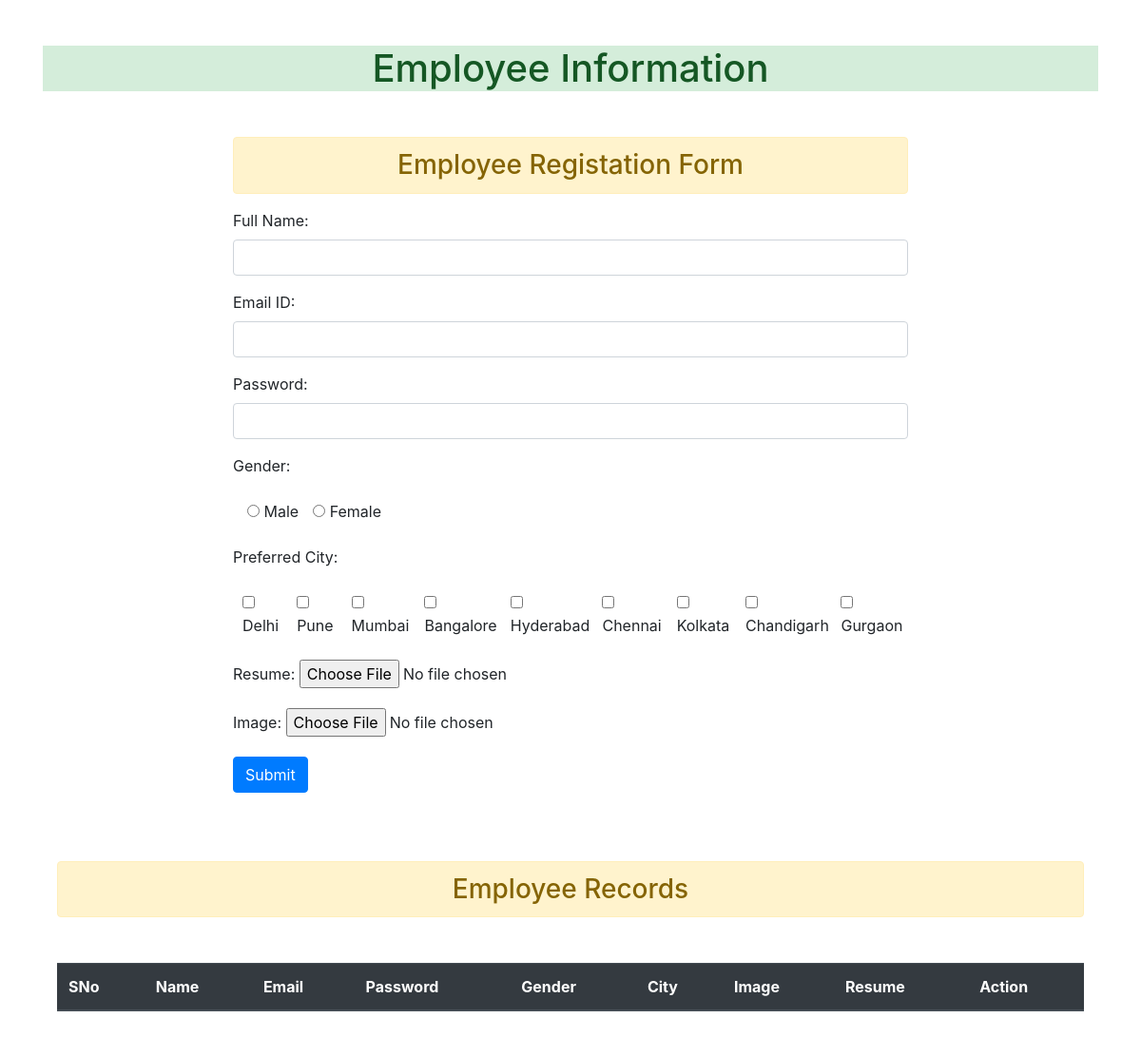
Before: / with the older database file.
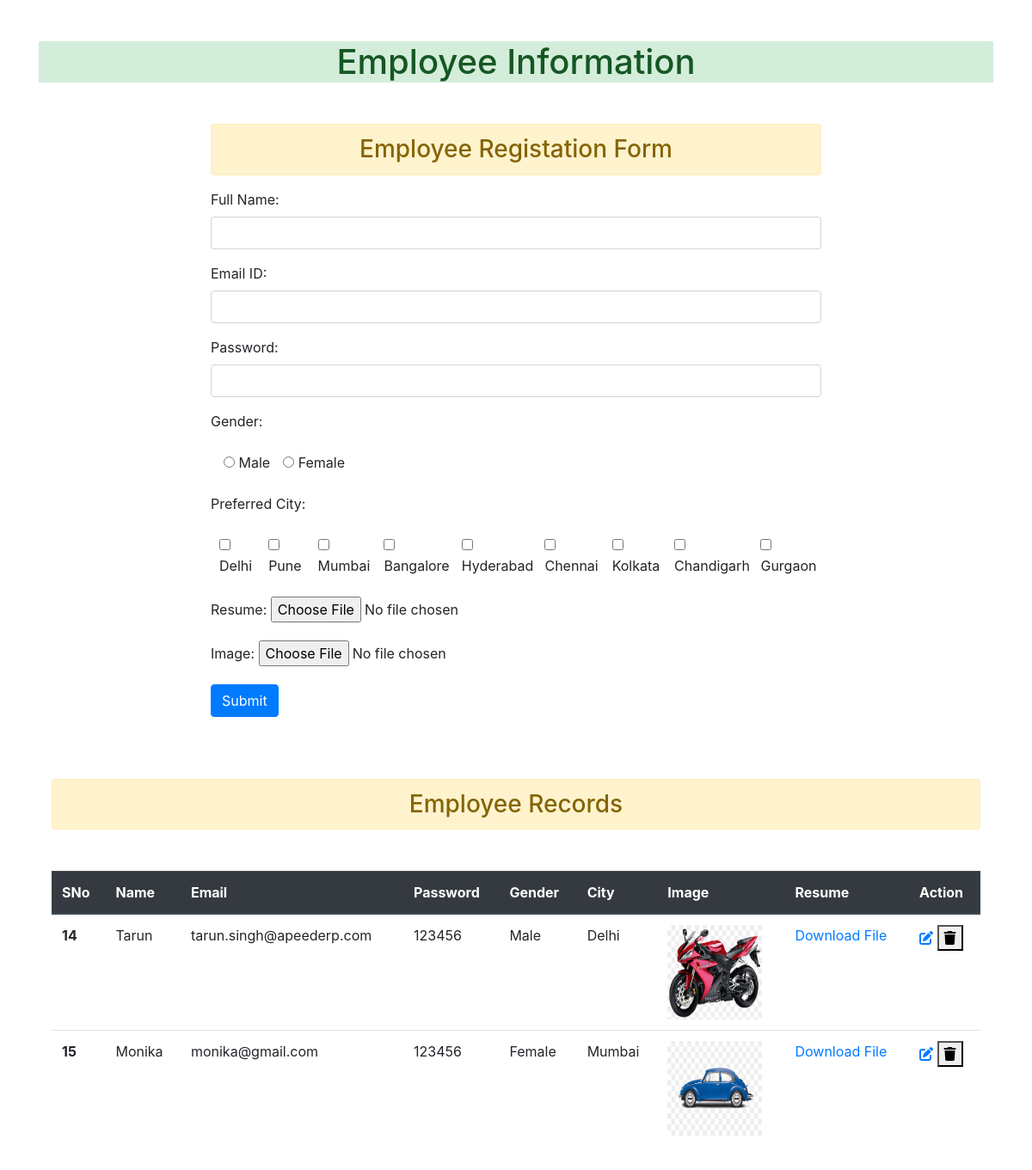
After: the same page with the newer database file.
### app/models.py (models this page shows, shortened)
class Employee(models.Model):
    id=models.AutoField(primary_key=True)
    name=models.CharField(max_length=25,null=True)
    email=models.EmailField(max_length=60,null=True)
    password=models.CharField(max_length=12,null=True)
    gender=models.CharField(max_length=100)
    city=models.CharField(max_length=100,null=True)
    resume=models.FileField(null=True)
    img=models.ImageField(null=True)

### app/views.py (the view)
# urls.py: 2. Add a URL to urlpatterns:  path('', Home.as_view(), name='home')
def Home(request):
    form=EmployeeForm()
    if request.method=='POST':
        form=EmployeeForm(request.POST, request.FILES)
        form.save()
        form=EmployeeForm()
    data=Employee.objects.all()
    context={
        'form':form,
        'data':data,
    }
    return render(request,'app/index.html',context)

### app/forms.py
class EmployeeForm(ModelForm):
    gender=forms.ChoiceField(choices=GENDER_CHOICE, widget=forms.RadioSelect)
    city=forms.MultipleChoiceField(label='Preferred City',choices=CITY_CHOICE,widget=forms.CheckboxSelectMultiple)
    class Meta:
        model=Employee
        fields=['name','email','password','gender','city', 'resume', 'img']
        labels={'name':'Full Name', 'email':'Email ID', 'resume':'Resume', 'img':'Image'}
        widgets={
            'name':forms.TextInput(attrs={'class':'form-control'}),
            'email':forms.TextInput(attrs={'class':'form-control'}),
            'password':forms.PasswordInput(attrs={'class':'form-control'},render_value=True),
            'city':forms.TextInput(attrs={'class':'form-control'}),
            'resume':forms.FileInput(attrs={}),
            'img':forms.FileInput(attrs={})
        }

### app/templatetags/filter.py (called while the page is built)
@register.filter(name='remove_special')
def remove_chars(value, arg):
    for character in arg:
        value= value.replace(character, "")
    return value

### templates/app/index.html (shortened to what this page needs)
{% extends 'app/base.html' %}
{% block content %}
{% load filter %}
<div class="container">
    <div class="row">
        <div class="col col-8 offset-2">
                <h3 class="alert alert-warning text-center">Employee Registation Form</h3>
    <form  method="post" enctype="multipart/form-data">
        {{form.as_p}}
        <input type="submit" value="Submit" class="btn btn-primary">
    </form>
</div>
</div>
<br><br><br>
<h3 class="alert alert-warning text-center">Employee Records</h3>
<table class="table my-5">
    <thead class="thead-dark">
      <tr>
        <th scope="col">SNo</th>
        <th scope="col">Name</th>
        <th scope="col">Email</th>
        <th scope="col">Password</th>
        <th scope="col">Gender</th>
        <th scope="col">City</th>
        <th scope="col">Image</th>
        <th scope="col">Resume</th>
        <th scope="col">Action</th>
      </tr>
    </thead>
    <tbody>
    {% for i in data  %}
      <tr>
        <th scope="row">{{i.id}}</th>
        <td>{{i.name}}</td>
        <td>{{i.email}}</td>
        <td>{{i.password}}</td>
        <td>{{i.gender}}</td>
        <td>{{i.city|remove_special:"[]'"}}</td>
        <td>
          <div class="abc">
            <img src="{{i.img.url}}" width="110px" height="110px"/>
          </div>
        </td>
        <td><a href="{{i.resume.url}}">Download File</a></td>
        <td>
            <a href="{% url 'update' i.id %}">
            <i class="fa-solid fa-pen-to-square"></i>
        </a>
        <form action="{% url  'delete' i.id %}" method="post" enctype="multipart/form-data" class="d-inline">
            <button type="submit">
                <i class="fa-solid fa-trash "></i>
            </button>
        </form>
        </td>
      </tr>
      {% endfor %}
    </tbody>
  </table>
</div>
    {% endblock content %}

### templates/app/base.html (shortened to what this page needs)
<!doctype html>
{% load static %}
<html lang="en">
  <head>
    <link rel="stylesheet" href="https://cdn.jsdelivr.net/npm/bootstrap@4.3.1/dist/css/bootstrap.min.css">
    <link rel="stylesheet" href="{% static 'app/css/style.css' %}">
  </head>
  <body>
    <div class="container">
    <h1 class="atert alert-success my-5 text-center">Employee Information </h1>
    {% block content %}
    {% endblock content %}
</div>
  </body>
</html>

### app/static/app/css/style.css (style rules this page uses)
#id_gender { display: inline-flex !important; }
#id_gender label { padding-left: 15px !important; }
#id_city { display: inline-flex !important; }
#id_city label { padding-left: 10px !important; }

Changed rows visible on the page:
added Employee: id "14", name "Tarun", email "tarun.singh@apeederp.com", password "123456", gender "Male", city|remove_special "Delhi", img (picture)
added Employee: id "15", name "Monika", email "monika@gmail.com", password "123456", gender "Female", city|remove_special "Mumbai", img (picture)
